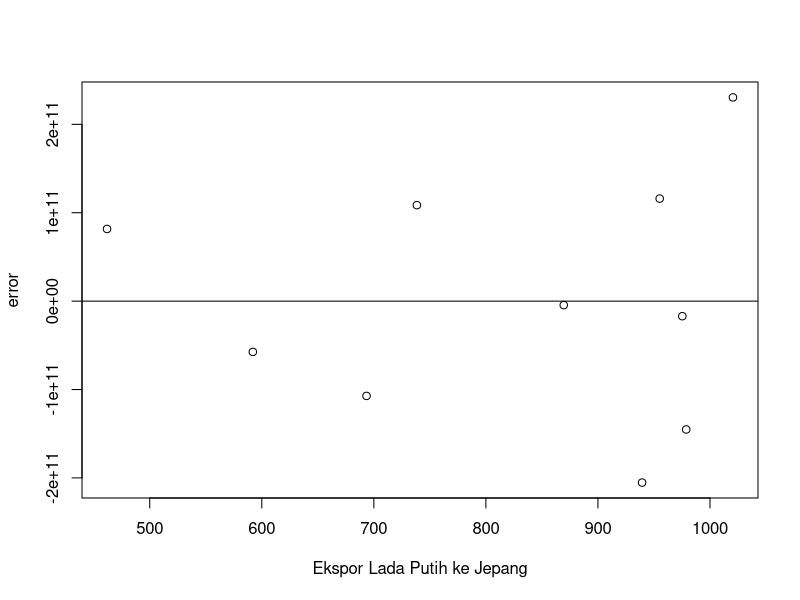
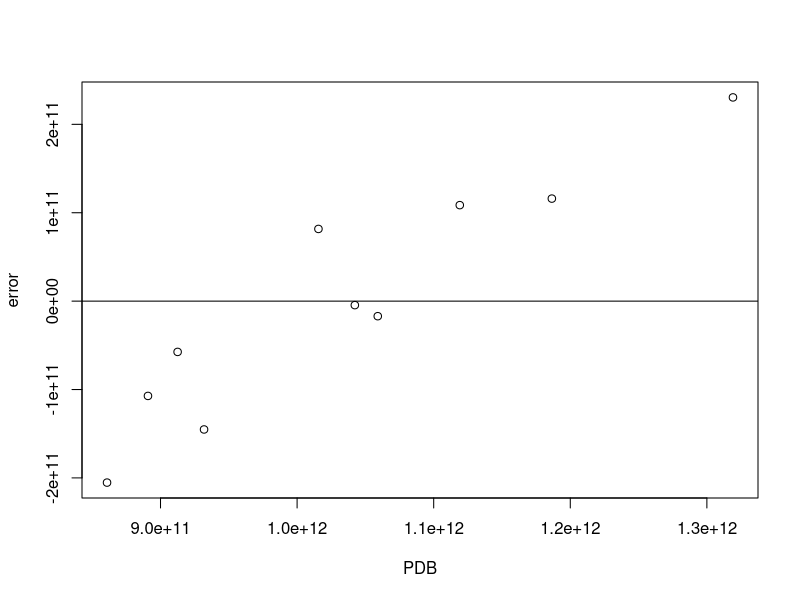

The R script that drew these images, in order:
## ---- chunk 1
library(tidyverse)
library(readxl)
## ---- chunk 2
setwd('C:/Metopel')
dat<-read_excel('UAS.xlsx')
library(readxl)
reg1<-lm(y~x,data=dat)
dat$u<-resid(reg1)
plot(dat$x,dat$u,xlab="Ekspor Lada Putih ke Jepang",ylab="error")
abline(h=0)
## ---- chunk 3
library(readxl)
dat$u<-resid(reg1)
plot(dat$y,dat$u,xlab="PDB",ylab="error")
abline(h=0)
## ---- chunk 4
setwd('C:/Metopel')
dat<-read_excel('UAS.xlsx')
library(readxl)
reg1<-lm(y~x,data=dat)
summary(reg1)
